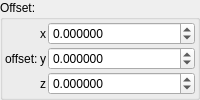
    <widget class="QGroupBox" name="groupBox_2">
     <property name="title">
      <string>Offset:</string>
     </property>
     <layout class="QVBoxLayout" name="verticalLayout_4">
      <property name="leftMargin">
       <number>2</number>
      </property>
      <property name="topMargin">
       <number>2</number>
      </property>
      <property name="rightMargin">
       <number>2</number>
      </property>
      <property name="bottomMargin">
       <number>2</number>
      </property>
      <item>
       <layout class="QGridLayout" name="gridLayout_34" columnstretch="0,0,1">
        <property name="spacing">
         <number>2</number>
        </property>
        <item row="1" column="2">
         <widget class="MyDoubleSpinBox" name="spinbox3_transf_addition_constant_y">
          <property name="sizePolicy">
           <sizepolicy hsizetype="Minimum" vsizetype="Maximum">
            <horstretch>0</horstretch>
            <verstretch>0</verstretch>
           </sizepolicy>
          </property>
          <property name="prefix">
           <string/>
          </property>
          <property name="suffix">
           <string/>
          </property>
          <property name="decimals">
           <number>6</number>
          </property>
          <property name="minimum">
           <double>-99.989999999999995</double>
          </property>
          <property name="maximum">
           <double>99.989999999999995</double>
          </property>
          <property name="singleStep">
           <double>0.100000000000000</double>
          </property>
         </widget>
        </item>
        <item row="1" column="1">
         <widget class="QLabel" name="label_121">
          <property name="text">
           <string notr="true">y</string>
          </property>
         </widget>
        </item>
        <item row="1" column="0">
         <widget class="QLabel" name="label_256">
          <property name="text">
           <string>offset:</string>
          </property>
         </widget>
        </item>
        <item row="0" column="1">
         <widget class="QLabel" name="label_120">
          <property name="text">
           <string notr="true">x</string>
          </property>
         </widget>
        </item>
        <item row="2" column="1">
         <widget class="QLabel" name="label_119">
          <property name="text">
           <string notr="true">z</string>
          </property>
         </widget>
        </item>
        <item row="2" column="2">
         <widget class="MyDoubleSpinBox" name="spinbox3_transf_addition_constant_z">
          <property name="sizePolicy">
           <sizepolicy hsizetype="Minimum" vsizetype="Maximum">
            <horstretch>0</horstretch>
            <verstretch>0</verstretch>
           </sizepolicy>
          </property>
          <property name="prefix">
           <string/>
          </property>
          <property name="suffix">
           <string/>
          </property>
          <property name="decimals">
           <number>6</number>
          </property>
          <property name="minimum">
           <double>-99.989999999999995</double>
          </property>
          <property name="maximum">
           <double>99.989999999999995</double>
          </property>
          <property name="singleStep">
           <double>0.100000000000000</double>
          </property>
         </widget>
        </item>
        <item row="0" column="2">
         <widget class="MyDoubleSpinBox" name="spinbox3_transf_addition_constant_x">
          <property name="sizePolicy">
           <sizepolicy hsizetype="Minimum" vsizetype="Maximum">
            <horstretch>0</horstretch>
            <verstretch>0</verstretch>
           </sizepolicy>
          </property>
          <property name="prefix">
           <string/>
          </property>
          <property name="suffix">
           <string/>
          </property>
          <property name="decimals">
           <number>6</number>
          </property>
          <property name="minimum">
           <double>-99.989999999999995</double>
          </property>
          <property name="maximum">
           <double>99.989999999999995</double>
          </property>
          <property name="singleStep">
           <double>0.100000000000000</double>
          </property>
         </widget>
        </item>
       </layout>
      </item>
     </layout>
    </widget>
